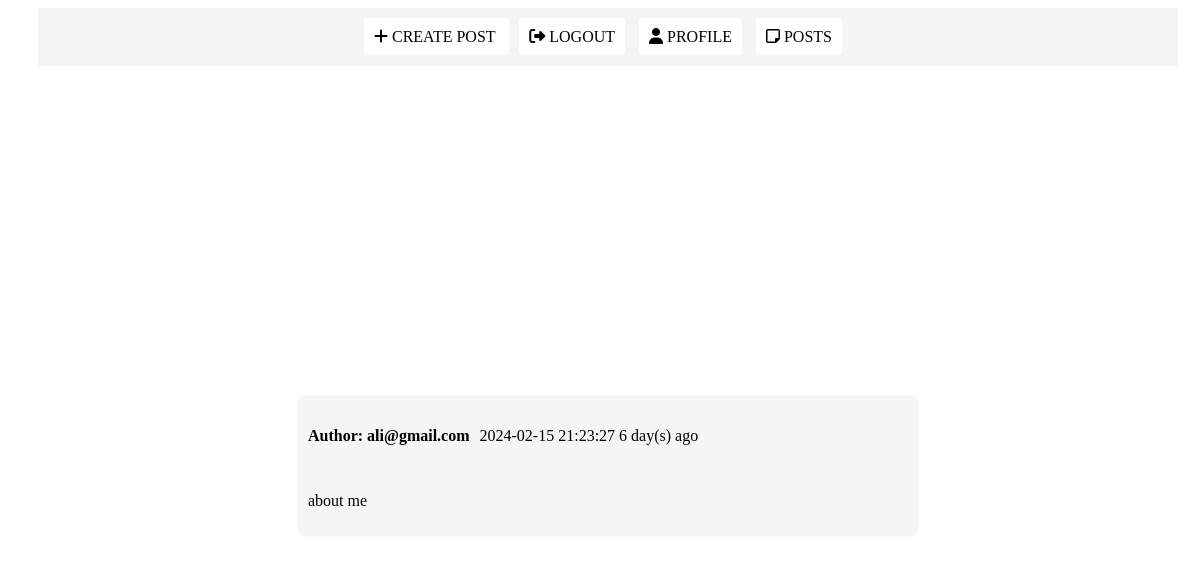
Page /view_posts/1 on the committed database.
### tables this page shows
CREATE TABLE posts (
    id INTEGER PRIMARY KEY AUTOINCREMENT,
    author TEXT NOT NULL,
    post TEXT NOT NULL,
    created_date TIMESTAMP DEFAULT CURRENT_TIMESTAMP
);

### app.py (the view)
@app.route("/view_posts/<int:post_id>")
def view_post_based_on_id(post_id):
    print(post_id, ' post_id')
    if post_id:
        query = 'SELECT * FROM posts WHERE id = ?'
        sqlite_conn = get_db()
        cursor = sqlite_conn.cursor()
        try:
            cursor.execute(query, (post_id,))
            posts = cursor.fetchall()
            formated_posts = []
            for post in posts:
                post_created = post[3]
                post_created_diff = (datetime.datetime.now() - datetime.datetime.strptime(post_created.split(' ')[0], "%Y-%m-%d")).days
                post_markdown_to_html_code = markdown.markdown(post[2])
                formated_posts.append((post[0], post[1], post_markdown_to_html_code, post[3], post_created_diff))
            return render_template("view_post.html", posts=formated_posts)
        except sqlite3.Error as e:
            print(e, "Error Bro")
            return json_response(message="Error")

### app.py (called while the page is built)
def get_db():
    db = getattr(g, '_database', None)
    if db is None:
        db = g._database = connect_to_sqlite()
    return db

@app.before_request
def check_session():
    to_be_checeed = ['/login', '/signup', '/main', '/posts', '/create_post', '/save_post', '/view_posts/', '/profile', '/chat']
    if request.path == '/login' or request.path == '/signup':
        return
    elif request.path in to_be_checeed:
        if 'session_id' not in session:
            return redirect(url_for('login_form'))

### database/db.py (called while the page is built)
def connect_to_sqlite():
    try:
        conn = sqlite3.connect('mistakes.sqlite3')
        return conn
    except sqlite3.Error as e:
        print(e)
        return None

### templates/view_post.html (shortened to what this page needs)
<!DOCTYPE html>
<html lang="en">
<head>
</head>
<body>
    <nav class="nav_bar">
        <div class="" style="margin: 20px;">
            <a href="/create_post" class="btn_link"><i class="fa fa-plus"></i> create post </a>
            <a href="/logout" class="btn_link"><i class="fa fa-sign-out"></i> Logout</a>
            <a href="/profile" class="btn_link"><i class="fa fa-user"></i> Profile</a>
            <a href="/view_posts/" class="btn_link"><i class="fa fa-sticky-note-o"></i> Posts</a>
        </div>
    </nav>
    <div class="post_info">
        {% for post in posts %}
            <div class="card">
                <div style="display: flex; justify-content: center; align-items: center; gap: 10px">
                    <h4>Author: {{ post[1] }}</h4>
                    <time> {{ post[3] }} {{post[4]}} day(s) ago</time>
                </div>
                <d class="post_content"> {{ post[2]|safe }}</d>
            </div>
        {% endfor %}
    </div>
</body>
</html>

### templates/view_post.html (style rules this page uses)
body { width: 100vw; overflow-x: hidden; }
.card { background-color: #f5f5f5; border-radius: 10px; border: 1px solid rgba( 255, 255, 255, 0.18 ); color: black; display: flex; justify-content: space-around; flex-flow: column wrap; align-items: start; line-clamp: 3; padding: 10px; width: 600px; max-height: 300px; gap: 10px; }
.post_info { background-color: white; width: 100vw; height: 100vh; display: flex; justify-content: center; align-items: start; overflow-x: hidden; display: flex; flex-flow: column wrap; justify-content: center; align-items: center; gap: 10px; }
.btn_link { background-color: white; border: none; outline: none; border-radius: 4px; color: black; text-transform: uppercase; cursor: pointer; transition: 0.5s; padding: 10px; font-style: normal; text-decoration: none; margin-top: 140px; }
.nav_bar { width: 95%; display: flex; justify-content: space-around; align-items: center; gap: 20px; background-color: #f5f5f5; margin-right: auto; margin-left: auto; }
a { margin-right: 10px; }
i { color: black; }

### rows in the picture
posts: author "ali@gmail.com", created_date "2024-02-15 21:23:27", post "6", post "about me"
